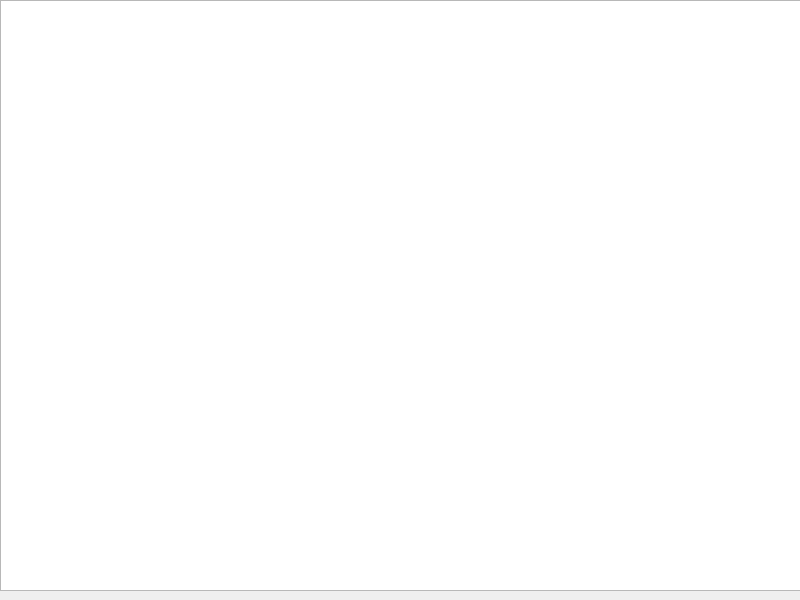
<?xml version="1.0" encoding="UTF-8"?>
<ui version="4.0">
 <class>MainWindow</class>
 <widget class="QMainWindow" name="MainWindow">
  <property name="geometry">
   <rect>
    <x>0</x>
    <y>0</y>
    <width>800</width>
    <height>600</height>
   </rect>
  </property>
  <property name="windowTitle">
   <string>MainWindow</string>
  </property>
  <widget class="QWidget" name="centralwidget">
   <widget class="QTableWidget" name="tableWidget">
    <property name="geometry">
     <rect>
      <x>0</x>
      <y>0</y>
      <width>811</width>
      <height>591</height>
     </rect>
    </property>
   </widget>
  </widget>
 </widget>
 <resources/>
 <connections/>
</ui>
